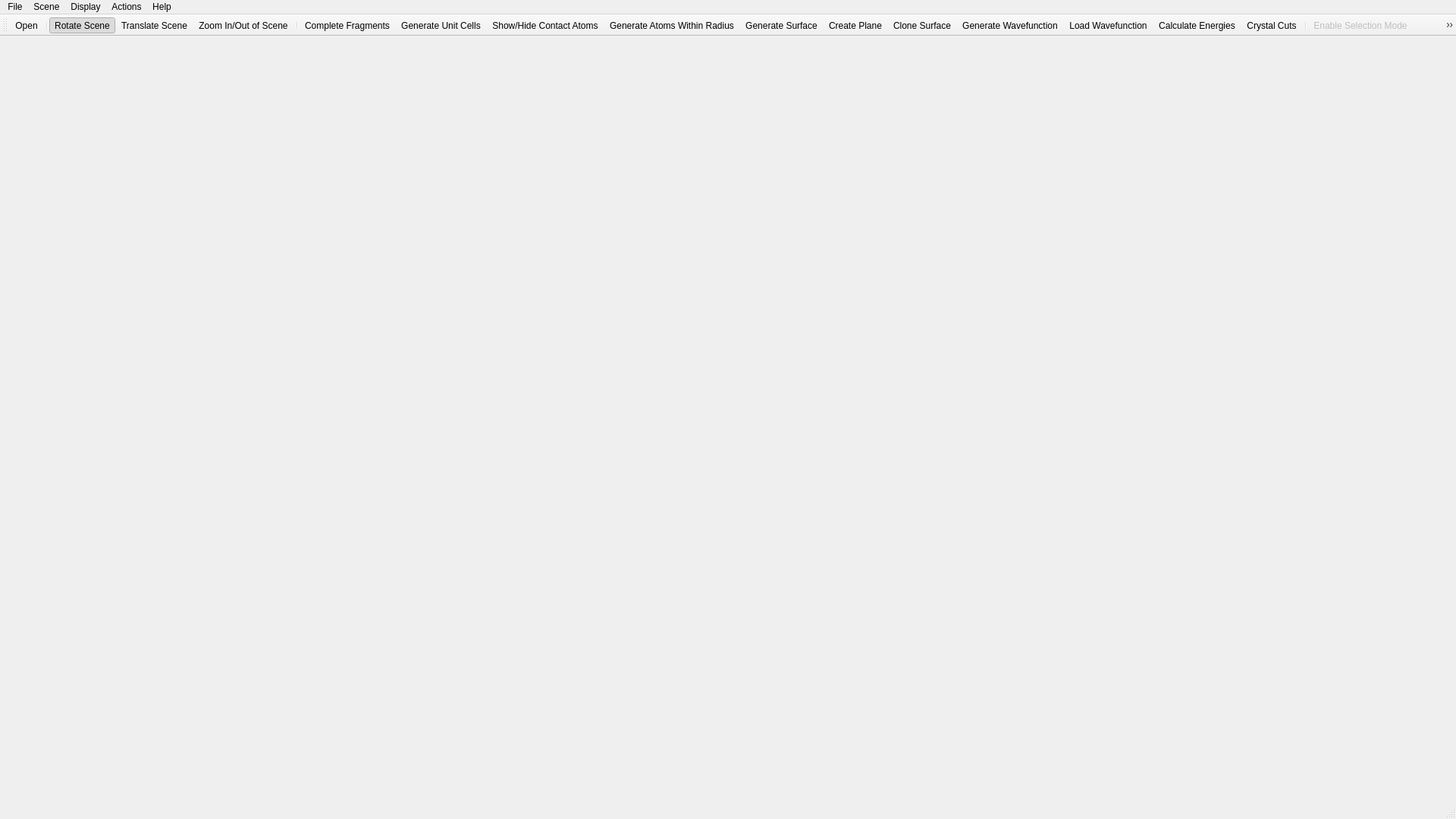
<?xml version="1.0" encoding="UTF-8"?>
<ui version="4.0">
 <class>Crystalx</class>
 <widget class="QMainWindow" name="Crystalx">
  <property name="geometry">
   <rect>
    <x>0</x>
    <y>0</y>
    <width>1920</width>
    <height>1080</height>
   </rect>
  </property>
  <property name="minimumSize">
   <size>
    <width>23</width>
    <height>366</height>
   </size>
  </property>
  <property name="acceptDrops">
   <bool>true</bool>
  </property>
  <property name="windowTitle">
   <string>CrystalExplorer</string>
  </property>
  <widget class="QWidget" name="centralwidget"/>
  <widget class="QMenuBar" name="menubar">
   <property name="geometry">
    <rect>
     <x>0</x>
     <y>0</y>
     <width>1920</width>
     <height>24</height>
    </rect>
   </property>
   <widget class="QMenu" name="fileMenu">
    <property name="title">
     <string>File</string>
    </property>
    <widget class="QMenu" name="openRecentMenu">
     <property name="title">
      <string>Open Recent</string>
     </property>
    </widget>
    <widget class="QMenu" name="importMenu">
     <property name="title">
      <string>Import</string>
     </property>
     <addaction name="importElasticTensorAction"/>
    </widget>
    <addaction name="fileNewAction"/>
    <addaction name="fileOpenAction"/>
    <addaction name="openRecentMenu"/>
    <addaction name="importMenu"/>
    <addaction name="separator"/>
    <addaction name="fileSaveAction"/>
    <addaction name="fileSaveAsAction"/>
    <addaction name="separator"/>
    <addaction name="preferencesAction"/>
    <addaction name="actionExport_As"/>
    <addaction name="quickExportAction"/>
   </widget>
   <widget class="QMenu" name="sceneMenu">
    <property name="title">
     <string>Scene</string>
    </property>
    <widget class="QMenu" name="menuOrientation">
     <property name="title">
      <string>Orientation</string>
     </property>
     <addaction name="orientationSaveAsAction"/>
     <addaction name="orientationSwitchToAction"/>
    </widget>
    <addaction name="actionRotateAction"/>
    <addaction name="actionTranslateAction"/>
    <addaction name="actionScaleAction"/>
    <addaction name="separator"/>
    <addaction name="depthFadingOptionsAction"/>
    <addaction name="clippingOptionsAction"/>
    <addaction name="separator"/>
    <addaction name="animateAction"/>
    <addaction name="menuOrientation"/>
    <addaction name="backgroundColorAction"/>
    <addaction name="actionImport"/>
    <addaction name="exportGeometryAction"/>
   </widget>
   <widget class="QMenu" name="actionsMenu">
    <property name="title">
     <string>Actions</string>
    </property>
    <addaction name="completeFragmentsAction"/>
    <addaction name="generateCellsAction"/>
    <addaction name="toggleContactAtomsAction"/>
    <addaction name="showAtomsWithinRadiusAction"/>
    <addaction name="generateSurfaceAction"/>
    <addaction name="createPlaneAction"/>
    <addaction name="cloneSurfaceAction"/>
    <addaction name="calculateEnergiesAction"/>
    <addaction name="separator"/>
    <addaction name="generateWavefunctionAction"/>
    <addaction name="loadWavefunctionAction"/>
    <addaction name="separator"/>
    <addaction name="selectAction"/>
    <addaction name="separator"/>
    <addaction name="distanceAction"/>
    <addaction name="angleAction"/>
    <addaction name="dihedralAction"/>
    <addaction name="OutOfPlaneBendAction"/>
    <addaction name="InPlaneBendAction"/>
    <addaction name="undoLastMeasurementAction"/>
    <addaction name="separator"/>
    <addaction name="calculateVoidDomainsAction"/>
    <addaction name="setFragmentChargesAction"/>
    <addaction name="separator"/>
    <addaction name="nextFrameAction"/>
    <addaction name="previousFrameAction"/>
   </widget>
   <widget class="QMenu" name="helpMenu">
    <property name="title">
     <string>Help</string>
    </property>
    <addaction name="helpAboutAction"/>
    <addaction name="separator"/>
    <addaction name="crystalExplorerWebsiteAction"/>
    <addaction name="howtoCiteCrystalExplorerWebsiteAction"/>
   </widget>
   <widget class="QMenu" name="displayMenu">
    <property name="title">
     <string>Display</string>
    </property>
    <widget class="QMenu" name="optionsMoleculeStylePopup">
     <property name="title">
      <string>Molecule Style</string>
     </property>
    </widget>
    <widget class="QMenu" name="clearMenu">
     <property name="title">
      <string>Delete Crystal</string>
     </property>
     <addaction name="clearCurrentCrystalAction"/>
     <addaction name="clearAllCrystalsAction"/>
    </widget>
    <widget class="QMenu" name="showFileMenu">
     <property name="title">
      <string>Show File</string>
     </property>
     <addaction name="showCifAction"/>
     <addaction name="separator"/>
     <addaction name="stdinAction"/>
     <addaction name="stdoutAction"/>
     <addaction name="gaussianStdoutAction"/>
     <addaction name="nwchemStdoutAction"/>
     <addaction name="psi4OutputAction"/>
     <addaction name="occOutputAction"/>
    </widget>
    <widget class="QMenu" name="selectMenu">
     <property name="title">
      <string>Select</string>
     </property>
     <addaction name="selectAllAtomsAction"/>
     <addaction name="selectsAtomsInsideCurrentSurfaceAction"/>
     <addaction name="selectAtomsOutsideCurrentSurfaceAction"/>
     <addaction name="selectAtomsOutsideRadiusAction"/>
     <addaction name="selectSuppressedAtomsAction"/>
     <addaction name="separator"/>
     <addaction name="invertSelectionAction"/>
    </widget>
    <widget class="QMenu" name="removeMenu">
     <property name="title">
      <string>Remove</string>
     </property>
     <addaction name="removeIncompleteFragmentsAction"/>
     <addaction name="removeSelectedAtomsAction"/>
    </widget>
    <addaction name="showUnitCellAxesAction"/>
    <addaction name="showAtomicLabelsAction"/>
    <addaction name="showFragmentLabelsAction"/>
    <addaction name="showHydrogenAtomsAction"/>
    <addaction name="showSuppressedAtomsAction"/>
    <addaction name="showSurfaceCapsAction"/>
    <addaction name="separator"/>
    <addaction name="energyFrameworksAction"/>
    <addaction name="optionsMoleculeStylePopup"/>
    <addaction name="enableMultipleUnitCellBoxesAction"/>
    <addaction name="cycleDisorderHighlightingAction"/>
    <addaction name="togglePairHighlightingAction"/>
    <addaction name="separator"/>
    <addaction name="selectMenu"/>
    <addaction name="removeMenu"/>
    <addaction name="separator"/>
    <addaction name="suppressSelectedAtomsAction"/>
    <addaction name="unsuppressSelectedAtomsAction"/>
    <addaction name="separator"/>
    <addaction name="hbondOptionsAction"/>
    <addaction name="closeContactOptionsAction"/>
    <addaction name="separator"/>
    <addaction name="resetCrystalAction"/>
    <addaction name="clearMenu"/>
    <addaction name="separator"/>
    <addaction name="showFileMenu"/>
   </widget>
   <addaction name="fileMenu"/>
   <addaction name="sceneMenu"/>
   <addaction name="displayMenu"/>
   <addaction name="actionsMenu"/>
   <addaction name="helpMenu"/>
  </widget>
  <widget class="QStatusBar" name="statusbar">
   <property name="maximumSize">
    <size>
     <width>16777215</width>
     <height>24</height>
    </size>
   </property>
  </widget>
  <widget class="QToolBar" name="toolBar">
   <property name="windowTitle">
    <string>Main Toolbar</string>
   </property>
   <attribute name="toolBarArea">
    <enum>TopToolBarArea</enum>
   </attribute>
   <attribute name="toolBarBreak">
    <bool>false</bool>
   </attribute>
   <addaction name="fileOpenAction"/>
   <addaction name="separator"/>
   <addaction name="actionRotateAction"/>
   <addaction name="actionTranslateAction"/>
   <addaction name="actionScaleAction"/>
   <addaction name="separator"/>
   <addaction name="completeFragmentsAction"/>
   <addaction name="generateCellsAction"/>
   <addaction name="toggleContactAtomsAction"/>
   <addaction name="showAtomsWithinRadiusAction"/>
   <addaction name="generateSurfaceAction"/>
   <addaction name="createPlaneAction"/>
   <addaction name="cloneSurfaceAction"/>
   <addaction name="generateWavefunctionAction"/>
   <addaction name="loadWavefunctionAction"/>
   <addaction name="calculateEnergiesAction"/>
   <addaction name="crystalCutsAction"/>
   <addaction name="separator"/>
   <addaction name="selectAction"/>
   <addaction name="distanceAction"/>
   <addaction name="angleAction"/>
   <addaction name="dihedralAction"/>
   <addaction name="undoLastMeasurementAction"/>
   <addaction name="separator"/>
   <addaction name="infoAction"/>
   <addaction name="actionShowTaskManager"/>
   <addaction name="experimentalAction"/>
  </widget>
  <action name="fileOpenAction">
   <property name="icon">
    <iconset resource="../icons/crystalexplorer.qrc">
     <normaloff>:/images/open.png</normaloff>:/images/open.png</iconset>
   </property>
   <property name="text">
    <string>Open...</string>
   </property>
   <property name="toolTip">
    <string>Open CIF</string>
   </property>
   <property name="shortcut">
    <string>Ctrl+O</string>
   </property>
  </action>
  <action name="fileSaveGraphicsAction">
   <property name="icon">
    <iconset theme="QIcon::ThemeIcon::ImageMissing"/>
   </property>
   <property name="text">
    <string>Save Screenshot...</string>
   </property>
   <property name="statusTip">
    <string>Save a .png image (default) or Windows Bitmap (add .bmp)</string>
   </property>
   <property name="shortcut">
    <string>Ctrl+Shift+S</string>
   </property>
  </action>
  <action name="fileSaveAnimationAction">
   <property name="icon">
    <iconset theme="QIcon::ThemeIcon::MultimediaPlayer"/>
   </property>
   <property name="text">
    <string>Save Animation...</string>
   </property>
  </action>
  <action name="preferencesAction">
   <property name="enabled">
    <bool>true</bool>
   </property>
   <property name="icon">
    <iconset theme="QIcon::ThemeIcon::DocumentPageSetup"/>
   </property>
   <property name="text">
    <string>Preferences...</string>
   </property>
   <property name="shortcut">
    <string>Ctrl+,</string>
   </property>
  </action>
  <action name="editCopyAction">
   <property name="icon">
    <iconset theme="QIcon::ThemeIcon::EditCopy"/>
   </property>
   <property name="text">
    <string>Copy Selected Atoms to Clipboard</string>
   </property>
   <property name="shortcut">
    <string>Ctrl+C</string>
   </property>
  </action>
  <action name="actionTranslateAction">
   <property name="checkable">
    <bool>true</bool>
   </property>
   <property name="icon">
    <iconset resource="../icons/crystalexplorer.qrc">
     <normaloff>:/images/translate.png</normaloff>:/images/translate.png</iconset>
   </property>
   <property name="text">
    <string>Translate Scene</string>
   </property>
   <property name="toolTip">
    <string>Translate scene (left mouse button)</string>
   </property>
   <property name="statusTip">
    <string>Translate the scene (using the left-mouse button)</string>
   </property>
   <property name="whatsThis">
    <string>Translate the scene (using the left-mouse button)</string>
   </property>
   <property name="shortcut">
    <string>T</string>
   </property>
  </action>
  <action name="actionRotateAction">
   <property name="checkable">
    <bool>true</bool>
   </property>
   <property name="checked">
    <bool>true</bool>
   </property>
   <property name="icon">
    <iconset resource="../icons/crystalexplorer.qrc">
     <normaloff>:/images/rotate.png</normaloff>:/images/rotate.png</iconset>
   </property>
   <property name="text">
    <string>Rotate Scene</string>
   </property>
   <property name="toolTip">
    <string>Rotate scene (left mouse button)</string>
   </property>
   <property name="statusTip">
    <string>Rotate the scene (using the left-mouse button)</string>
   </property>
   <property name="whatsThis">
    <string>Rotate the scene (using the left-mouse button)</string>
   </property>
   <property name="shortcut">
    <string>R</string>
   </property>
  </action>
  <action name="actionScaleAction">
   <property name="checkable">
    <bool>true</bool>
   </property>
   <property name="icon">
    <iconset resource="../icons/crystalexplorer.qrc">
     <normaloff>:/images/scale.png</normaloff>:/images/scale.png</iconset>
   </property>
   <property name="text">
    <string>Zoom In/Out of Scene</string>
   </property>
   <property name="toolTip">
    <string>Zoom in/out (left mouse button)</string>
   </property>
   <property name="statusTip">
    <string>Zoom in/out of the scene (using the left mouse button)</string>
   </property>
   <property name="whatsThis">
    <string>Zoom in/out of the scene (using the left mouse button)</string>
   </property>
   <property name="shortcut">
    <string>S</string>
   </property>
  </action>
  <action name="animateAction">
   <property name="checkable">
    <bool>true</bool>
   </property>
   <property name="text">
    <string>Animate Scene...</string>
   </property>
   <property name="toolTip">
    <string>Start/Stop animation of the scene</string>
   </property>
   <property name="statusTip">
    <string>Start/Stop animation of the scene</string>
   </property>
   <property name="shortcut">
    <string>Ctrl+A</string>
   </property>
  </action>
  <action name="cycleDisorderHighlightingAction">
   <property name="text">
    <string>Cycle Disorder Highlighting</string>
   </property>
   <property name="shortcut">
    <string>Ctrl+D</string>
   </property>
  </action>
  <action name="showUnitCellAxesAction">
   <property name="checkable">
    <bool>true</bool>
   </property>
   <property name="enabled">
    <bool>true</bool>
   </property>
   <property name="text">
    <string>Show Unit Cell Axes</string>
   </property>
   <property name="statusTip">
    <string>Show Crystal Cell Axes (red=a;green=b;blue=c)</string>
   </property>
   <property name="whatsThis">
    <string>Show/Hide crystal cell axes (RGB = abc)</string>
   </property>
   <property name="shortcut">
    <string>U</string>
   </property>
  </action>
  <action name="moleculeHideSelectedMoleculesAction">
   <property name="checkable">
    <bool>false</bool>
   </property>
   <property name="text">
    <string>Selected Atoms</string>
   </property>
  </action>
  <action name="hideInsideAtomsAction">
   <property name="checkable">
    <bool>true</bool>
   </property>
   <property name="enabled">
    <bool>false</bool>
   </property>
   <property name="text">
    <string>Atoms Inside Surface</string>
   </property>
  </action>
  <action name="hideOutsideAtomsAction">
   <property name="checkable">
    <bool>true</bool>
   </property>
   <property name="enabled">
    <bool>false</bool>
   </property>
   <property name="text">
    <string>Atoms Outside Surface</string>
   </property>
  </action>
  <action name="hideAtomsOutsideRadiusAction">
   <property name="checkable">
    <bool>false</bool>
   </property>
   <property name="enabled">
    <bool>true</bool>
   </property>
   <property name="text">
    <string>Atoms Outside Radius...</string>
   </property>
   <property name="toolTip">
    <string>Hide atoms outside a chosen radius of the selected atom(s)</string>
   </property>
  </action>
  <action name="moleculeUnhideAllAction">
   <property name="text">
    <string>Show All</string>
   </property>
  </action>
  <action name="completeFragmentsAction">
   <property name="enabled">
    <bool>true</bool>
   </property>
   <property name="icon">
    <iconset resource="../icons/crystalexplorer.qrc">
     <normaloff>:/images/complete_fragment.png</normaloff>:/images/complete_fragment.png</iconset>
   </property>
   <property name="text">
    <string>Complete Fragments</string>
   </property>
   <property name="toolTip">
    <string>Complete fragments</string>
   </property>
   <property name="shortcut">
    <string>C</string>
   </property>
  </action>
  <action name="toggleContactAtomsAction">
   <property name="checkable">
    <bool>true</bool>
   </property>
   <property name="enabled">
    <bool>true</bool>
   </property>
   <property name="icon">
    <iconset resource="../icons/crystalexplorer.qrc">
     <normaloff>:/images/contact_atoms.png</normaloff>:/images/contact_atoms.png</iconset>
   </property>
   <property name="text">
    <string>Show/Hide Contact Atoms</string>
   </property>
   <property name="toolTip">
    <string>Show/Hide contact atoms</string>
   </property>
   <property name="shortcut">
    <string>X</string>
   </property>
  </action>
  <action name="generateSurfaceAction">
   <property name="enabled">
    <bool>true</bool>
   </property>
   <property name="icon">
    <iconset resource="../icons/crystalexplorer.qrc">
     <normaloff>:/images/generate_surface.png</normaloff>:/images/generate_surface.png</iconset>
   </property>
   <property name="text">
    <string>Generate Surface...</string>
   </property>
   <property name="shortcut">
    <string>Ctrl+G</string>
   </property>
  </action>
  <action name="createPlaneAction">
   <property name="enabled">
    <bool>true</bool>
   </property>
   <property name="icon">
    <iconset resource="../icons/crystalexplorer.qrc">
     <normaloff>:/images/plane_icon.png</normaloff>:/images/plane_icon.png</iconset>
   </property>
   <property name="text">
    <string>Create Plane...</string>
   </property>
   <property name="shortcut">
    <string>Ctrl+P</string>
   </property>
  </action>
  <action name="distanceAction">
   <property name="checkable">
    <bool>true</bool>
   </property>
   <property name="enabled">
    <bool>true</bool>
   </property>
   <property name="icon">
    <iconset resource="../icons/crystalexplorer.qrc">
     <normaloff>:/images/distance.png</normaloff>:/images/distance.png</iconset>
   </property>
   <property name="text">
    <string>Distance</string>
   </property>
   <property name="toolTip">
    <string>Calculate the distance between two seleted objects (responds to atoms &amp; individual surface points)</string>
   </property>
   <property name="shortcut">
    <string>Alt+Shift+D</string>
   </property>
  </action>
  <action name="minDistanceAction">
   <property name="checkable">
    <bool>true</bool>
   </property>
   <property name="enabled">
    <bool>true</bool>
   </property>
   <property name="icon">
    <iconset>
     <normaloff>:/images/min_distance.xpm</normaloff>:/images/min_distance.xpm</iconset>
   </property>
   <property name="text">
    <string>Minimum Distance</string>
   </property>
   <property name="toolTip">
    <string>Calculate the minimum distance between two selected objects</string>
   </property>
  </action>
  <action name="angleAction">
   <property name="checkable">
    <bool>true</bool>
   </property>
   <property name="enabled">
    <bool>true</bool>
   </property>
   <property name="icon">
    <iconset resource="../icons/crystalexplorer.qrc">
     <normaloff>:/images/angle.png</normaloff>:/images/angle.png</iconset>
   </property>
   <property name="text">
    <string>Angle</string>
   </property>
   <property name="toolTip">
    <string>Angle between selected entities</string>
   </property>
   <property name="statusTip">
    <string>Evaluate the angle between three right-selected entities</string>
   </property>
   <property name="whatsThis">
    <string>Evaluate the angle between three right-selected entities</string>
   </property>
   <property name="shortcut">
    <string>Alt+Shift+A</string>
   </property>
  </action>
  <action name="dihedralAction">
   <property name="checkable">
    <bool>true</bool>
   </property>
   <property name="checked">
    <bool>false</bool>
   </property>
   <property name="enabled">
    <bool>true</bool>
   </property>
   <property name="icon">
    <iconset resource="../icons/crystalexplorer.qrc">
     <normaloff>:/images/dihedral.png</normaloff>:/images/dihedral.png</iconset>
   </property>
   <property name="text">
    <string>Dihedral Angle</string>
   </property>
   <property name="toolTip">
    <string>The dihedral angle between four atoms</string>
   </property>
  </action>
  <action name="OutOfPlaneBendAction">
   <property name="checkable">
    <bool>true</bool>
   </property>
   <property name="enabled">
    <bool>true</bool>
   </property>
   <property name="text">
    <string>Out of Plane Bend Angle</string>
   </property>
  </action>
  <action name="InPlaneBendAction">
   <property name="checkable">
    <bool>true</bool>
   </property>
   <property name="enabled">
    <bool>true</bool>
   </property>
   <property name="text">
    <string>In Plane Bend Angle</string>
   </property>
  </action>
  <action name="helpAboutAction">
   <property name="text">
    <string>&amp;About...</string>
   </property>
   <property name="toolTip">
    <string>About CrystalExplorer</string>
   </property>
   <property name="statusTip">
    <string>About the CrystalExplorer program</string>
   </property>
   <property name="whatsThis">
    <string>About the CrystalExplorer program</string>
   </property>
  </action>
  <action name="crystalExplorerWebsiteAction">
   <property name="icon">
    <iconset theme="QIcon::ThemeIcon::GoHome"/>
   </property>
   <property name="text">
    <string>CrystalExplorer Website...</string>
   </property>
  </action>
  <action name="selectAction">
   <property name="enabled">
    <bool>false</bool>
   </property>
   <property name="icon">
    <iconset resource="../icons/crystalexplorer.qrc">
     <normaloff>:/images/measurement_arrow.png</normaloff>:/images/measurement_arrow.png</iconset>
   </property>
   <property name="text">
    <string>Enable Selection Mode</string>
   </property>
   <property name="toolTip">
    <string>Selection Tool</string>
   </property>
   <property name="shortcut">
    <string>Shift+S</string>
   </property>
  </action>
  <action name="showSurfaceCapsAction">
   <property name="checkable">
    <bool>true</bool>
   </property>
   <property name="checked">
    <bool>false</bool>
   </property>
   <property name="enabled">
    <bool>false</bool>
   </property>
   <property name="text">
    <string>Show Surface Caps</string>
   </property>
  </action>
  <action name="showAtomicLabelsAction">
   <property name="checkable">
    <bool>true</bool>
   </property>
   <property name="text">
    <string>Show Atom Labels</string>
   </property>
  </action>
  <action name="stdoutAction">
   <property name="icon">
    <iconset>
     <normaloff>:/images/tonto_ok.png</normaloff>:/images/tonto_ok.png</iconset>
   </property>
   <property name="text">
    <string>Tonto Output</string>
   </property>
  </action>
  <action name="gaussianStdoutAction">
   <property name="text">
    <string>Gaussian Output</string>
   </property>
  </action>
  <action name="fileSaveAsAction">
   <property name="text">
    <string>Save As...</string>
   </property>
   <property name="toolTip">
    <string>Save project as...</string>
   </property>
  </action>
  <action name="showHydrogenAtomsAction">
   <property name="checkable">
    <bool>true</bool>
   </property>
   <property name="text">
    <string>Show Hydrogen Atoms</string>
   </property>
  </action>
  <action name="fileSaveAction">
   <property name="text">
    <string>Save</string>
   </property>
   <property name="toolTip">
    <string>Save project</string>
   </property>
   <property name="shortcut">
    <string>Ctrl+S</string>
   </property>
  </action>
  <action name="generateCellsAction">
   <property name="icon">
    <iconset resource="../icons/crystalexplorer.qrc">
     <normaloff>:/images/expand_cells.png</normaloff>:/images/expand_cells.png</iconset>
   </property>
   <property name="text">
    <string>Generate Unit Cells</string>
   </property>
   <property name="toolTip">
    <string>Generate Unit Cells</string>
   </property>
   <property name="shortcut">
    <string>Shift+G</string>
   </property>
  </action>
  <action name="clearCurrentCrystalAction">
   <property name="text">
    <string>Current</string>
   </property>
  </action>
  <action name="clearAllCrystalsAction">
   <property name="text">
    <string>All</string>
   </property>
  </action>
  <action name="showAtomsWithinRadiusAction">
   <property name="enabled">
    <bool>true</bool>
   </property>
   <property name="icon">
    <iconset resource="../icons/crystalexplorer.qrc">
     <normaloff>:/images/radial_cluster.png</normaloff>:/images/radial_cluster.png</iconset>
   </property>
   <property name="text">
    <string>Generate Atoms Within Radius...</string>
   </property>
   <property name="shortcut">
    <string>Ctrl+R</string>
   </property>
  </action>
  <action name="undoLastMeasurementAction">
   <property name="icon">
    <iconset resource="../icons/crystalexplorer.qrc">
     <normaloff>:/images/undo_measurement.png</normaloff>:/images/undo_measurement.png</iconset>
   </property>
   <property name="text">
    <string>Undo Last Measurement</string>
   </property>
   <property name="shortcut">
    <string>Ctrl+Z</string>
   </property>
  </action>
  <action name="showCifAction">
   <property name="text">
    <string>CIF</string>
   </property>
  </action>
  <action name="howtoCiteCrystalExplorerWebsiteAction">
   <property name="text">
    <string>How to Cite CrystalExplorer...</string>
   </property>
  </action>
  <action name="closeContactOptionsAction">
   <property name="text">
    <string>Close Contacts...</string>
   </property>
  </action>
  <action name="hbondOptionsAction">
   <property name="text">
    <string>Hydrogen Bonds...</string>
   </property>
  </action>
  <action name="depthFadingOptionsAction">
   <property name="text">
    <string>Depth Fading...</string>
   </property>
  </action>
  <action name="clippingOptionsAction">
   <property name="text">
    <string>Clipping...</string>
   </property>
  </action>
  <action name="backgroundColorAction">
   <property name="text">
    <string>Background Color...</string>
   </property>
  </action>
  <action name="orientationSaveAsAction">
   <property name="text">
    <string>Save As...</string>
   </property>
  </action>
  <action name="orientationSwitchToAction">
   <property name="text">
    <string>Switch to...</string>
   </property>
  </action>
  <action name="hideAllAtomsAction">
   <property name="text">
    <string>All Atoms</string>
   </property>
  </action>
  <action name="removeIncompleteFragmentsAction">
   <property name="text">
    <string>Incomplete Fragments</string>
   </property>
  </action>
  <action name="resetCrystalAction">
   <property name="text">
    <string>Reset Crystal</string>
   </property>
  </action>
  <action name="fileNewAction">
   <property name="text">
    <string>New</string>
   </property>
   <property name="shortcut">
    <string>Ctrl+N</string>
   </property>
  </action>
  <action name="stdinAction">
   <property name="icon">
    <iconset>
     <normaloff>:/images/tonto_ok.png</normaloff>:/images/tonto_ok.png</iconset>
   </property>
   <property name="text">
    <string>Tonto Input</string>
   </property>
  </action>
  <action name="cloneSurfaceAction">
   <property name="icon">
    <iconset resource="../icons/crystalexplorer.qrc">
     <normaloff>:/images/clone_surface.png</normaloff>:/images/clone_surface.png</iconset>
   </property>
   <property name="text">
    <string>Clone Surface</string>
   </property>
   <property name="toolTip">
    <string>Clone Surface</string>
   </property>
  </action>
  <action name="experimentalAction">
   <property name="icon">
    <iconset resource="../icons/crystalexplorer.qrc">
     <normaloff>:/images/x.png</normaloff>:/images/x.png</iconset>
   </property>
   <property name="text">
    <string>Experimental</string>
   </property>
   <property name="toolTip">
    <string>Experimental</string>
   </property>
  </action>
  <action name="showSuppressedAtomsAction">
   <property name="checkable">
    <bool>true</bool>
   </property>
   <property name="checked">
    <bool>true</bool>
   </property>
   <property name="text">
    <string>Show Suppressed Atoms</string>
   </property>
  </action>
  <action name="enableMultipleUnitCellBoxesAction">
   <property name="checkable">
    <bool>true</bool>
   </property>
   <property name="checked">
    <bool>false</bool>
   </property>
   <property name="text">
    <string>Enable Multiple Unit Cell Boxes</string>
   </property>
   <property name="shortcut">
    <string>Shift+U</string>
   </property>
  </action>
  <action name="selectAllAtomsAction">
   <property name="text">
    <string>All Atoms</string>
   </property>
   <property name="shortcut">
    <string>Shift+A</string>
   </property>
  </action>
  <action name="suppressSelectedAtomsAction">
   <property name="text">
    <string>Suppress Selected Atoms</string>
   </property>
  </action>
  <action name="selectsAtomsInsideCurrentSurfaceAction">
   <property name="text">
    <string>Atoms Inside Current Surface</string>
   </property>
  </action>
  <action name="selectAtomsOutsideCurrentSurfaceAction">
   <property name="text">
    <string>Atoms Outside Current Surface</string>
   </property>
  </action>
  <action name="selectAtomsOutsideRadiusAction">
   <property name="text">
    <string>Atoms Outside Radius...</string>
   </property>
  </action>
  <action name="removeSelectedAtomsAction">
   <property name="text">
    <string>Selected Atoms</string>
   </property>
  </action>
  <action name="selectSuppressedAtomsAction">
   <property name="text">
    <string>Suppressed Atoms</string>
   </property>
  </action>
  <action name="actionSupressed_Atoms">
   <property name="text">
    <string>Supressed Atoms</string>
   </property>
  </action>
  <action name="unsuppressSelectedAtomsAction">
   <property name="text">
    <string>Unsuppress Selected Atoms</string>
   </property>
  </action>
  <action name="calculateEnergiesAction">
   <property name="icon">
    <iconset resource="../icons/crystalexplorer.qrc">
     <normaloff>:/images/interaction_energies.png</normaloff>:/images/interaction_energies.png</iconset>
   </property>
   <property name="text">
    <string>Calculate Energies...</string>
   </property>
   <property name="toolTip">
    <string>Calculate Energies</string>
   </property>
   <property name="shortcut">
    <string>Ctrl+E</string>
   </property>
  </action>
  <action name="infoAction">
   <property name="icon">
    <iconset resource="../icons/crystalexplorer.qrc">
     <normaloff>:/images/info.png</normaloff>:/images/info.png</iconset>
   </property>
   <property name="text">
    <string>Show Crystal Information...</string>
   </property>
   <property name="toolTip">
    <string>Show Crystal Information</string>
   </property>
   <property name="shortcut">
    <string>Ctrl+I</string>
   </property>
  </action>
  <action name="togglePairHighlightingAction">
   <property name="checkable">
    <bool>true</bool>
   </property>
   <property name="text">
    <string>Fragment pair colouring</string>
   </property>
   <property name="shortcut">
    <string>Shift+P</string>
   </property>
  </action>
  <action name="calculateVoidDomainsAction">
   <property name="text">
    <string>Calculate Void Domains</string>
   </property>
  </action>
  <action name="energyFrameworkCutoffAction">
   <property name="text">
    <string>Energy Framework Cutoff...</string>
   </property>
   <property name="shortcut">
    <string>Ctrl+Z</string>
   </property>
  </action>
  <action name="energyFrameworkScaleAction">
   <property name="text">
    <string>Energy Framework Scale...</string>
   </property>
   <property name="shortcut">
    <string>Ctrl+B</string>
   </property>
  </action>
  <action name="energyFrameworksAction">
   <property name="text">
    <string>Energy frameworks...</string>
   </property>
   <property name="shortcut">
    <string>Ctrl+F</string>
   </property>
  </action>
  <action name="setFragmentChargesAction">
   <property name="text">
    <string>Fragment charges/mulitplicities...</string>
   </property>
   <property name="toolTip">
    <string>Set the charges and/or mulitplicities for specific fragments</string>
   </property>
  </action>
  <action name="invertSelectionAction">
   <property name="text">
    <string>Invert Selection</string>
   </property>
  </action>
  <action name="nwchemStdoutAction">
   <property name="text">
    <string>Show NWChem Output</string>
   </property>
  </action>
  <action name="psi4OutputAction">
   <property name="text">
    <string>Psi4 Output</string>
   </property>
   <property name="toolTip">
    <string>Show Psi4 Output</string>
   </property>
  </action>
  <action name="actionExport_As">
   <property name="icon">
    <iconset theme="QIcon::ThemeIcon::DocumentNew"/>
   </property>
   <property name="text">
    <string>Export As...</string>
   </property>
   <property name="shortcut">
    <string>Ctrl+Shift+E</string>
   </property>
  </action>
  <action name="occOutputAction">
   <property name="text">
    <string>Occ Output</string>
   </property>
  </action>
  <action name="actionImport">
   <property name="text">
    <string>Import...</string>
   </property>
  </action>
  <action name="importElasticTensorAction">
   <property name="text">
    <string>Elastic Tensor...</string>
   </property>
   <property name="statusTip">
    <string>Import elastic tensor data from file or clipboard</string>
   </property>
  </action>
  <action name="crystalCutsAction">
   <property name="icon">
    <iconset resource="../icons/crystalexplorer.qrc">
     <normaloff>:/images/cut_crystal.png</normaloff>:/images/cut_crystal.png</iconset>
   </property>
   <property name="text">
    <string>Crystal Cuts...</string>
   </property>
  </action>
  <action name="actionShowTaskManager">
   <property name="icon">
    <iconset resource="../icons/crystalexplorer.qrc">
     <normaloff>:/images/running.gif</normaloff>:/images/running.gif</iconset>
   </property>
   <property name="text">
    <string>Show Task Manager</string>
   </property>
   <property name="toolTip">
    <string>Show background task management</string>
   </property>
   <property name="shortcut">
    <string>Ctrl+T</string>
   </property>
   <property name="menuRole">
    <enum>QAction::MenuRole::ApplicationSpecificRole</enum>
   </property>
  </action>
  <action name="generateWavefunctionAction">
   <property name="icon">
    <iconset resource="../icons/crystalexplorer.qrc">
     <normaloff>:/images/psi.png</normaloff>:/images/psi.png</iconset>
   </property>
   <property name="text">
    <string>Generate Wavefunction</string>
   </property>
   <property name="toolTip">
    <string>Generate a new wavefunction for the selected atoms</string>
   </property>
   <property name="shortcut">
    <string>Ctrl+Shift+G</string>
   </property>
   <property name="menuRole">
    <enum>QAction::MenuRole::NoRole</enum>
   </property>
  </action>
  <action name="loadWavefunctionAction">
   <property name="icon">
    <iconset resource="../icons/crystalexplorer.qrc">
     <normaloff>:/images/wfn_icon.png</normaloff>:/images/wfn_icon.png</iconset>
   </property>
   <property name="text">
    <string>Load Wavefunction...</string>
   </property>
   <property name="toolTip">
    <string>Load a wavefunction from file for the selected atoms</string>
   </property>
   <property name="shortcut">
    <string>Ctrl+Shift+L</string>
   </property>
   <property name="menuRole">
    <enum>QAction::MenuRole::NoRole</enum>
   </property>
  </action>
  <action name="nextFrameAction">
   <property name="text">
    <string>Next Frame</string>
   </property>
   <property name="toolTip">
    <string>Cycle to the next frame of the trajectory</string>
   </property>
   <property name="shortcut">
    <string>N</string>
   </property>
   <property name="menuRole">
    <enum>QAction::MenuRole::NoRole</enum>
   </property>
  </action>
  <action name="previousFrameAction">
   <property name="text">
    <string>Previous Frame</string>
   </property>
   <property name="toolTip">
    <string>Cycle to the previous frame of the trajectory</string>
   </property>
   <property name="shortcut">
    <string>P</string>
   </property>
   <property name="menuRole">
    <enum>QAction::MenuRole::NoRole</enum>
   </property>
  </action>
  <action name="removeUnselectedAtomsAction">
   <property name="text">
    <string>Remove unselected atoms</string>
   </property>
   <property name="toolTip">
    <string>Show Only Selected Atoms</string>
   </property>
  </action>
  <action name="quickExportAction">
   <property name="icon">
    <iconset theme="QIcon::ThemeIcon::DocumentNew"/>
   </property>
   <property name="text">
    <string>Quick export current scene</string>
   </property>
   <property name="shortcut">
    <string>Alt+E</string>
   </property>
   <property name="menuRole">
    <enum>QAction::MenuRole::NoRole</enum>
   </property>
  </action>
  <action name="exportGeometryAction">
   <property name="icon">
    <iconset theme="QIcon::ThemeIcon::MediaPlaylistShuffle"/>
   </property>
   <property name="text">
    <string>Export Current Geometry</string>
   </property>
  </action>
  <action name="showFragmentLabelsAction">
   <property name="checkable">
    <bool>true</bool>
   </property>
   <property name="text">
    <string>Show Fragment Labels</string>
   </property>
   <property name="menuRole">
    <enum>QAction::MenuRole::TextHeuristicRole</enum>
   </property>
  </action>
 </widget>
 <resources>
  <include location="../icons/crystalexplorer.qrc"/>
 </resources>
 <connections/>
</ui>
